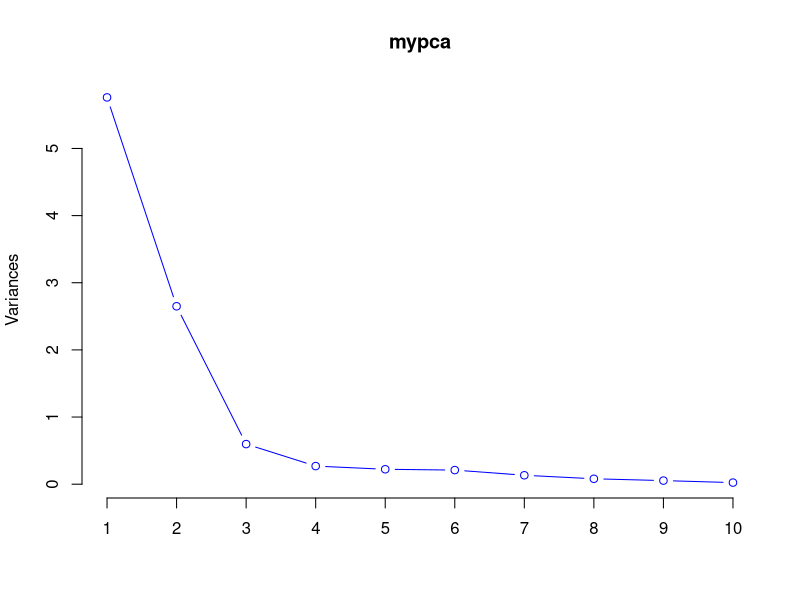

This chart was generated by the following R code: (Note: this script raises an error after producing the figure.)
mydata<-mtcars[-1]
mydata<-scale(mydata)
mypca<-prcomp(mydata)
summary(mypca)

plot(mypca,type="l",col=c("blue"))
print(mypca$rotation)
cor(mypca$x)


mydata_pca<-cbind(mtcars[,1],as.data.frame(mypca$x))
mydata_pca

lm_pca_mtcars<-lm(mtcars[,1]~PC1+PC2+PC3,data=mydata_pca)
summary(lm_pca_mtcars)
pre_mtcars<-predict(lm_pca_mtcars,mydata_pca)
gg1<-data.frame(pre_mtcars,mydata_pca$`mtcars[, 1]`)
gg1<-mutate(gg1,e2=(pre_mtcars-mydata_pca$`mtcars[, 1]`)^2)
mb1<-mean(gg1$e2)
rms1<-sqrt(mb1)
rms1
